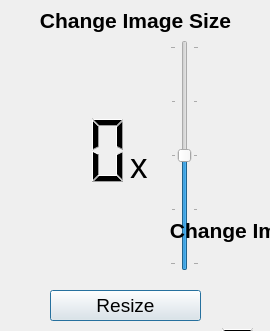
<?xml version="1.0" encoding="UTF-8"?>
<ui version="4.0">
 <class>ResizeQwidget</class>
 <widget class="QWidget" name="ResizeQwidget">
  <property name="geometry">
   <rect>
    <x>0</x>
    <y>0</y>
    <width>270</width>
    <height>331</height>
   </rect>
  </property>
  <property name="windowTitle">
   <string>Form</string>
  </property>
  <widget class="QLCDNumber" name="lcdNumber">
   <property name="geometry">
    <rect>
     <x>10</x>
     <y>110</y>
     <width>121</width>
     <height>81</height>
    </rect>
   </property>
   <property name="frameShape">
    <enum>QFrame::NoFrame</enum>
   </property>
   <property name="lineWidth">
    <number>3</number>
   </property>
   <property name="smallDecimalPoint">
    <bool>false</bool>
   </property>
   <property name="numDigits">
    <number>3</number>
   </property>
  </widget>
  <widget class="QPushButton" name="pushButton">
   <property name="geometry">
    <rect>
     <x>50</x>
     <y>290</y>
     <width>151</width>
     <height>31</height>
    </rect>
   </property>
   <property name="font">
    <font>
     <pointsize>14</pointsize>
    </font>
   </property>
   <property name="text">
    <string>Resize</string>
   </property>
   <property name="default">
    <bool>true</bool>
   </property>
  </widget>
  <widget class="QLabel" name="label_2">
   <property name="geometry">
    <rect>
     <x>130</x>
     <y>150</y>
     <width>31</width>
     <height>31</height>
    </rect>
   </property>
   <property name="font">
    <font>
     <pointsize>26</pointsize>
    </font>
   </property>
   <property name="frameShape">
    <enum>QFrame::NoFrame</enum>
   </property>
   <property name="frameShadow">
    <enum>QFrame::Plain</enum>
   </property>
   <property name="text">
    <string>x</string>
   </property>
  </widget>
  <widget class="QLabel" name="label">
   <property name="geometry">
    <rect>
     <x>0</x>
     <y>0</y>
     <width>271</width>
     <height>41</height>
    </rect>
   </property>
   <property name="font">
    <font>
     <pointsize>16</pointsize>
     <weight>75</weight>
     <bold>true</bold>
    </font>
   </property>
   <property name="text">
    <string>Change Image Size</string>
   </property>
   <property name="alignment">
    <set>Qt::AlignCenter</set>
   </property>
  </widget>
  <widget class="QSlider" name="verticalSlider">
   <property name="geometry">
    <rect>
     <x>170</x>
     <y>40</y>
     <width>29</width>
     <height>231</height>
    </rect>
   </property>
   <property name="focusPolicy">
    <enum>Qt::StrongFocus</enum>
   </property>
   <property name="minimum">
    <number>-10</number>
   </property>
   <property name="maximum">
    <number>10</number>
   </property>
   <property name="orientation">
    <enum>Qt::Vertical</enum>
   </property>
   <property name="invertedAppearance">
    <bool>false</bool>
   </property>
   <property name="invertedControls">
    <bool>false</bool>
   </property>
   <property name="tickPosition">
    <enum>QSlider::TicksBothSides</enum>
   </property>
   <property name="tickInterval">
    <number>5</number>
   </property>
  </widget>
  <widget class="QLabel" name="label_3">
   <property name="geometry">
    <rect>
     <x>250</x>
     <y>280</y>
     <width>271</width>
     <height>41</height>
    </rect>
   </property>
   <property name="font">
    <font>
     <pointsize>16</pointsize>
     <weight>75</weight>
     <bold>true</bold>
    </font>
   </property>
   <property name="text">
    <string>Change Image Size</string>
   </property>
   <property name="alignment">
    <set>Qt::AlignCenter</set>
   </property>
  </widget>
  <widget class="QLCDNumber" name="lcdNumber_2">
   <property name="geometry">
    <rect>
     <x>260</x>
     <y>390</y>
     <width>121</width>
     <height>81</height>
    </rect>
   </property>
   <property name="frameShape">
    <enum>QFrame::NoFrame</enum>
   </property>
   <property name="lineWidth">
    <number>3</number>
   </property>
   <property name="smallDecimalPoint">
    <bool>false</bool>
   </property>
   <property name="numDigits">
    <number>3</number>
   </property>
  </widget>
  <widget class="QPushButton" name="pushButton_2">
   <property name="geometry">
    <rect>
     <x>300</x>
     <y>570</y>
     <width>151</width>
     <height>31</height>
    </rect>
   </property>
   <property name="font">
    <font>
     <pointsize>14</pointsize>
    </font>
   </property>
   <property name="text">
    <string>Resize</string>
   </property>
   <property name="default">
    <bool>true</bool>
   </property>
  </widget>
  <widget class="QSlider" name="verticalSlider_2">
   <property name="geometry">
    <rect>
     <x>420</x>
     <y>320</y>
     <width>29</width>
     <height>231</height>
    </rect>
   </property>
   <property name="focusPolicy">
    <enum>Qt::StrongFocus</enum>
   </property>
   <property name="minimum">
    <number>-10</number>
   </property>
   <property name="maximum">
    <number>10</number>
   </property>
   <property name="orientation">
    <enum>Qt::Vertical</enum>
   </property>
   <property name="invertedAppearance">
    <bool>false</bool>
   </property>
   <property name="invertedControls">
    <bool>false</bool>
   </property>
   <property name="tickPosition">
    <enum>QSlider::TicksBothSides</enum>
   </property>
   <property name="tickInterval">
    <number>5</number>
   </property>
  </widget>
  <widget class="QLabel" name="label_4">
   <property name="geometry">
    <rect>
     <x>380</x>
     <y>430</y>
     <width>31</width>
     <height>31</height>
    </rect>
   </property>
   <property name="font">
    <font>
     <pointsize>26</pointsize>
    </font>
   </property>
   <property name="frameShape">
    <enum>QFrame::NoFrame</enum>
   </property>
   <property name="frameShadow">
    <enum>QFrame::Plain</enum>
   </property>
   <property name="text">
    <string>x</string>
   </property>
  </widget>
  <widget class="QLCDNumber" name="lcdNumber_3">
   <property name="geometry">
    <rect>
     <x>140</x>
     <y>320</y>
     <width>121</width>
     <height>81</height>
    </rect>
   </property>
   <property name="frameShape">
    <enum>QFrame::NoFrame</enum>
   </property>
   <property name="lineWidth">
    <number>3</number>
   </property>
   <property name="smallDecimalPoint">
    <bool>false</bool>
   </property>
   <property name="numDigits">
    <number>3</number>
   </property>
  </widget>
  <widget class="QSlider" name="verticalSlider_3">
   <property name="geometry">
    <rect>
     <x>300</x>
     <y>250</y>
     <width>29</width>
     <height>231</height>
    </rect>
   </property>
   <property name="focusPolicy">
    <enum>Qt::StrongFocus</enum>
   </property>
   <property name="minimum">
    <number>-10</number>
   </property>
   <property name="maximum">
    <number>10</number>
   </property>
   <property name="orientation">
    <enum>Qt::Vertical</enum>
   </property>
   <property name="invertedAppearance">
    <bool>false</bool>
   </property>
   <property name="invertedControls">
    <bool>false</bool>
   </property>
   <property name="tickPosition">
    <enum>QSlider::TicksBothSides</enum>
   </property>
   <property name="tickInterval">
    <number>5</number>
   </property>
  </widget>
  <widget class="QPushButton" name="pushButton_3">
   <property name="geometry">
    <rect>
     <x>180</x>
     <y>500</y>
     <width>151</width>
     <height>31</height>
    </rect>
   </property>
   <property name="font">
    <font>
     <pointsize>14</pointsize>
    </font>
   </property>
   <property name="text">
    <string>Resize</string>
   </property>
   <property name="default">
    <bool>true</bool>
   </property>
  </widget>
  <widget class="QLabel" name="label_5">
   <property name="geometry">
    <rect>
     <x>260</x>
     <y>360</y>
     <width>31</width>
     <height>31</height>
    </rect>
   </property>
   <property name="font">
    <font>
     <pointsize>26</pointsize>
    </font>
   </property>
   <property name="frameShape">
    <enum>QFrame::NoFrame</enum>
   </property>
   <property name="frameShadow">
    <enum>QFrame::Plain</enum>
   </property>
   <property name="text">
    <string>x</string>
   </property>
  </widget>
  <widget class="QLCDNumber" name="lcdNumber_4">
   <property name="geometry">
    <rect>
     <x>390</x>
     <y>600</y>
     <width>121</width>
     <height>81</height>
    </rect>
   </property>
   <property name="frameShape">
    <enum>QFrame::NoFrame</enum>
   </property>
   <property name="lineWidth">
    <number>3</number>
   </property>
   <property name="smallDecimalPoint">
    <bool>false</bool>
   </property>
   <property name="numDigits">
    <number>3</number>
   </property>
  </widget>
  <widget class="QLabel" name="label_6">
   <property name="geometry">
    <rect>
     <x>380</x>
     <y>490</y>
     <width>271</width>
     <height>41</height>
    </rect>
   </property>
   <property name="font">
    <font>
     <pointsize>16</pointsize>
     <weight>75</weight>
     <bold>true</bold>
    </font>
   </property>
   <property name="text">
    <string>Change Image Size</string>
   </property>
   <property name="alignment">
    <set>Qt::AlignCenter</set>
   </property>
  </widget>
  <widget class="QPushButton" name="pushButton_4">
   <property name="geometry">
    <rect>
     <x>430</x>
     <y>780</y>
     <width>151</width>
     <height>31</height>
    </rect>
   </property>
   <property name="font">
    <font>
     <pointsize>14</pointsize>
    </font>
   </property>
   <property name="text">
    <string>Resize</string>
   </property>
   <property name="default">
    <bool>true</bool>
   </property>
  </widget>
  <widget class="QLabel" name="label_7">
   <property name="geometry">
    <rect>
     <x>130</x>
     <y>210</y>
     <width>271</width>
     <height>41</height>
    </rect>
   </property>
   <property name="font">
    <font>
     <pointsize>16</pointsize>
     <weight>75</weight>
     <bold>true</bold>
    </font>
   </property>
   <property name="text">
    <string>Change Image Size</string>
   </property>
   <property name="alignment">
    <set>Qt::AlignCenter</set>
   </property>
  </widget>
  <widget class="QLabel" name="label_8">
   <property name="geometry">
    <rect>
     <x>510</x>
     <y>640</y>
     <width>31</width>
     <height>31</height>
    </rect>
   </property>
   <property name="font">
    <font>
     <pointsize>26</pointsize>
    </font>
   </property>
   <property name="frameShape">
    <enum>QFrame::NoFrame</enum>
   </property>
   <property name="frameShadow">
    <enum>QFrame::Plain</enum>
   </property>
   <property name="text">
    <string>x</string>
   </property>
  </widget>
  <widget class="QSlider" name="verticalSlider_4">
   <property name="geometry">
    <rect>
     <x>550</x>
     <y>530</y>
     <width>29</width>
     <height>231</height>
    </rect>
   </property>
   <property name="focusPolicy">
    <enum>Qt::StrongFocus</enum>
   </property>
   <property name="minimum">
    <number>-10</number>
   </property>
   <property name="maximum">
    <number>10</number>
   </property>
   <property name="orientation">
    <enum>Qt::Vertical</enum>
   </property>
   <property name="invertedAppearance">
    <bool>false</bool>
   </property>
   <property name="invertedControls">
    <bool>false</bool>
   </property>
   <property name="tickPosition">
    <enum>QSlider::TicksBothSides</enum>
   </property>
   <property name="tickInterval">
    <number>5</number>
   </property>
  </widget>
 </widget>
 <resources/>
 <connections>
  <connection>
   <sender>verticalSlider</sender>
   <signal>sliderMoved(int)</signal>
   <receiver>lcdNumber</receiver>
   <slot>display(int)</slot>
   <hints>
    <hint type="sourcelabel">
     <x>204</x>
     <y>83</y>
    </hint>
    <hint type="destinationlabel">
     <x>122</x>
     <y>124</y>
    </hint>
   </hints>
  </connection>
  <connection>
   <sender>verticalSlider</sender>
   <signal>valueChanged(int)</signal>
   <receiver>lcdNumber</receiver>
   <slot>display(int)</slot>
   <hints>
    <hint type="sourcelabel">
     <x>206</x>
     <y>176</y>
    </hint>
    <hint type="destinationlabel">
     <x>99</x>
     <y>179</y>
    </hint>
   </hints>
  </connection>
 </connections>
</ui>
